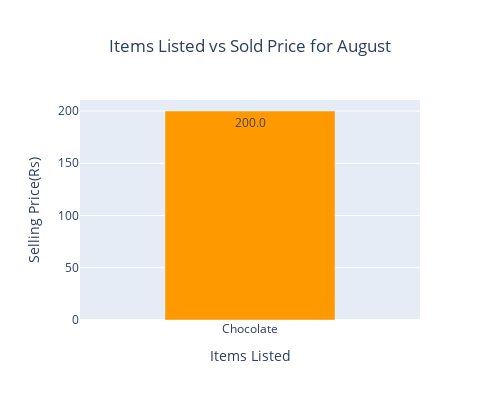
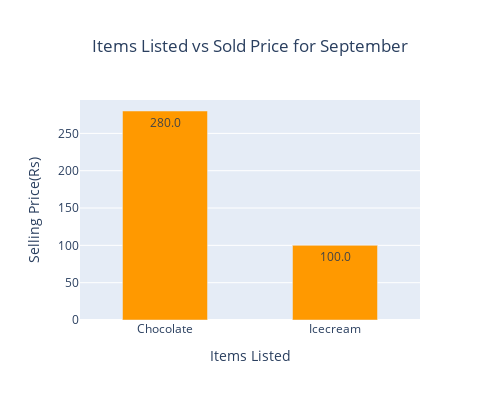

Write notebook code for charts like these, in order.
### Code cell
monthly_sales('v300')

### Figure 1 — Plotly figure (JSON) as saved in the notebook; plotly's stock layout.template omitted (floating-point values rounded to 4 significant figures)
{"data": [{"marker": {"color": "#ff9900"}, "text": ["200.0"], "textposition": "auto", "type": "bar", "width": [0.5], "x": ["Chocolate"], "y": [200]}], "layout": {"height": 400, "title": {"text": "Items Listed vs Sold Price for August", "x": 0.5, "xanchor": "center", "y": 0.9, "yanchor": "top"}, "width": 500, "xaxis": {"title": {"text": "Items Listed"}}, "yaxis": {"title": {"text": "Selling Price(Rs)"}}}}

### Figure 2 — Plotly figure (JSON) as saved in the notebook; plotly's stock layout.template omitted (floating-point values rounded to 4 significant figures)
{"data": [{"marker": {"color": "#ff9900"}, "text": ["280.0", "100.0"], "textposition": "auto", "type": "bar", "width": [0.5, 0.5], "x": ["Chocolate", "Icecream"], "y": [280, 100]}], "layout": {"height": 400, "title": {"text": "Items Listed vs Sold Price for September", "x": 0.5, "xanchor": "center", "y": 0.9, "yanchor": "top"}, "width": 500, "xaxis": {"title": {"text": "Items Listed"}}, "yaxis": {"title": {"text": "Selling Price(Rs)"}}}}
